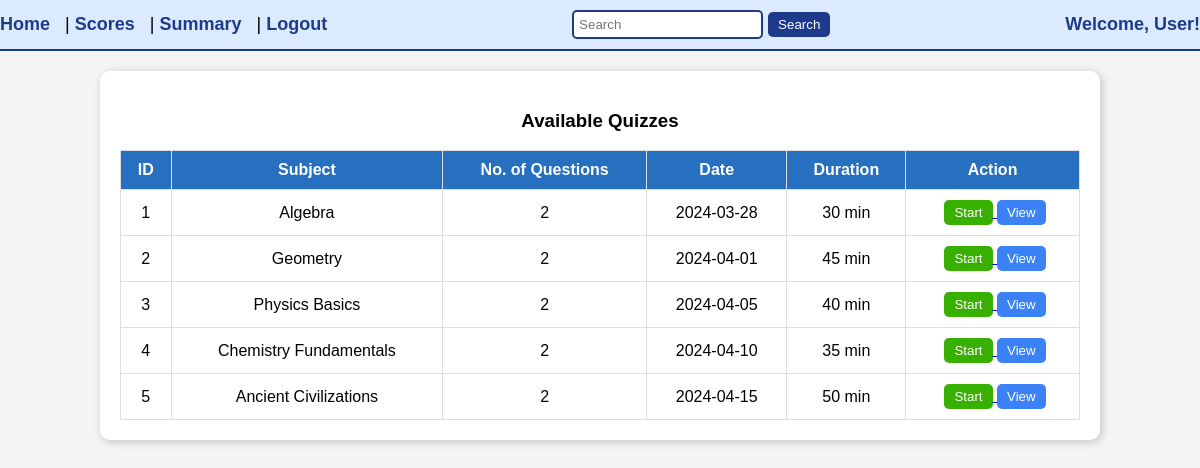
/user_dashboard (signed in), run on the app's committed database.
### model.py (models this page shows, shortened)
class Quiz(db.Model):
    id = db.Column(db.Integer, primary_key=True)
    chapter_id = db.Column(db.Integer, db.ForeignKey('chapter.id'), nullable=False)
    date_of_quiz = db.Column(db.Date, nullable=False)
    time_duration = db.Column(db.String(10), nullable=False)
    remarks = db.Column(db.Text, nullable=True)
    chapter = db.relationship('Chapter', backref=db.backref('quizzes', lazy=True))

### app.py (the view)
@app.route('/user_dashboard')
def user_dashboard():
    if 'user_id' not in session:
        flash('Please log in first!', 'warning')
        return redirect(url_for('login'))
    quizzes = (
        db.session.query(
            Quiz.id,
            Chapter.name.label("subject_name"),
            Quiz.date_of_quiz,
            Quiz.time_duration,
            db.func.count(Question.id).label("num_questions")
        )
        .join(Chapter, Quiz.chapter_id == Chapter.id)
        .join(Subject, Chapter.subject_id == Subject.id)
        .outerjoin(Question, Question.quiz_id == Quiz.id)
        .group_by(Quiz.id, Subject.name, Quiz.date_of_quiz, Quiz.time_duration)
        .all()
    )
    return render_template('userdashboard.html', quizzes=quizzes)

### templates/userdashboard.html (shortened to what this page needs)
<!DOCTYPE html>
<html lang="en">
<head>
    <link rel="stylesheet" href="{{ url_for('static', filename='userdashboard.css') }}">
</head>
<body>
    <div class="header">
        <div class="nav-links">
            <a href="{{ url_for('user_dashboard') }}">Home</a> |
            <a href="{{ url_for('view_scores') }}">Scores</a> |
            <a href="{{ url_for('quiz_summary') }}">Summary</a> |
            <a href="{{ url_for('logout') }}">Logout</a>
        </div>
        <div class="search-box">
            <input type="text" placeholder="Search">
            <button>Search</button>
        </div>
        <div class="user-welcome">
            Welcome, {{ session.get('username', 'User') }}!
        </div>
    </div>
    <div class="dashboard">
        <h3>Available Quizzes</h3>
        <table>
            <thead>
                <tr>
                    <th>ID</th>
                    <th>Subject</th>
                    <th>No. of Questions</th>
                    <th>Date</th>
                    <th>Duration</th>
                    <th>Action</th>
                </tr>
            </thead>
            <tbody>
                {% for quiz in quizzes %}
                <tr>
                    <td>{{ quiz.id }}</td>
                    <td>{{ quiz.subject_name }}</td>
                    <td>{{ quiz.num_questions }}</td>
                    <td>{{ quiz.date_of_quiz }}</td>
                    <td>{{ quiz.time_duration }}</td>
                    <td>
                        <a href="{{ url_for('start_quiz', quiz_id=quiz.id) }}">
                            <button class="start">Start</button>
                        </a>
                        <a href="{{ url_for('view_quiz', quiz_id=quiz.id) }}">
                            <button class="view">View</button>
                        </a>
                    </td>
                </tr>
                {% endfor %}
            </tbody>
        </table>
    </div>
</body>
</html>

### static/userdashboard.css (style rules this page uses)
body { font-family: Arial, sans-serif; background-color: #f4f4f4; display: flex; flex-direction: column; align-items: center; margin: 0; }
.header { display: flex; justify-content: space-between; align-items: center; background-color: #dbeafe; padding: 10px 20px; font-size: 18px; border-bottom: 2px solid #1e3a8a; width: 100%; }
.nav-links a { text-decoration: none; color: #1e3a8a; font-weight: bold; margin-right: 10px; }
.search-box { display: flex; align-items: center; }
.search-box input { padding: 5px; border: 2px solid #1e3a8a; border-radius: 5px; }
.search-box button { background-color: #1e3a8a; color: white; border: none; padding: 5px 10px; cursor: pointer; border-radius: 5px; margin-left: 5px; }
.user-welcome { font-weight: bold; color: #1e3a8a; }
.dashboard { width: 80%; background: white; padding: 20px; border-radius: 10px; box-shadow: 2px 2px 10px rgba(0, 0, 0, 0.2); margin-top: 20px; }
h3 { color: black; text-align: center; }
table { width: 100%; border-collapse: collapse; margin-top: 10px; }
th, td { border: 1px solid #ddd; padding: 10px; text-align: center; }
th { background: #276fbf; color: white; }
button { padding: 5px 10px; border: none; border-radius: 5px; cursor: pointer; }
.view { background: #3b82f6; color: white; }
.start { background: #38b000; color: white; margin-left: 5px; }

### data on the page
Quiz: id "1", subject_name "Algebra", num_questions "2", date_of_quiz "2024-03-28", time_duration "30 min"
Quiz: id "2", subject_name "Geometry", num_questions "2", date_of_quiz "2024-04-01", time_duration "45 min"
Quiz: id "3", subject_name "Physics Basics", num_questions "2", date_of_quiz "2024-04-05", time_duration "40 min"
Quiz: id "4", subject_name "Chemistry Fundamentals", num_questions "2", date_of_quiz "2024-04-10", time_duration "35 min"
Quiz: id "5", subject_name "Ancient Civilizations", num_questions "2", date_of_quiz "2024-04-15", time_duration "50 min"

### other printed values
{{ session.get('username', 'User') }} "User"
